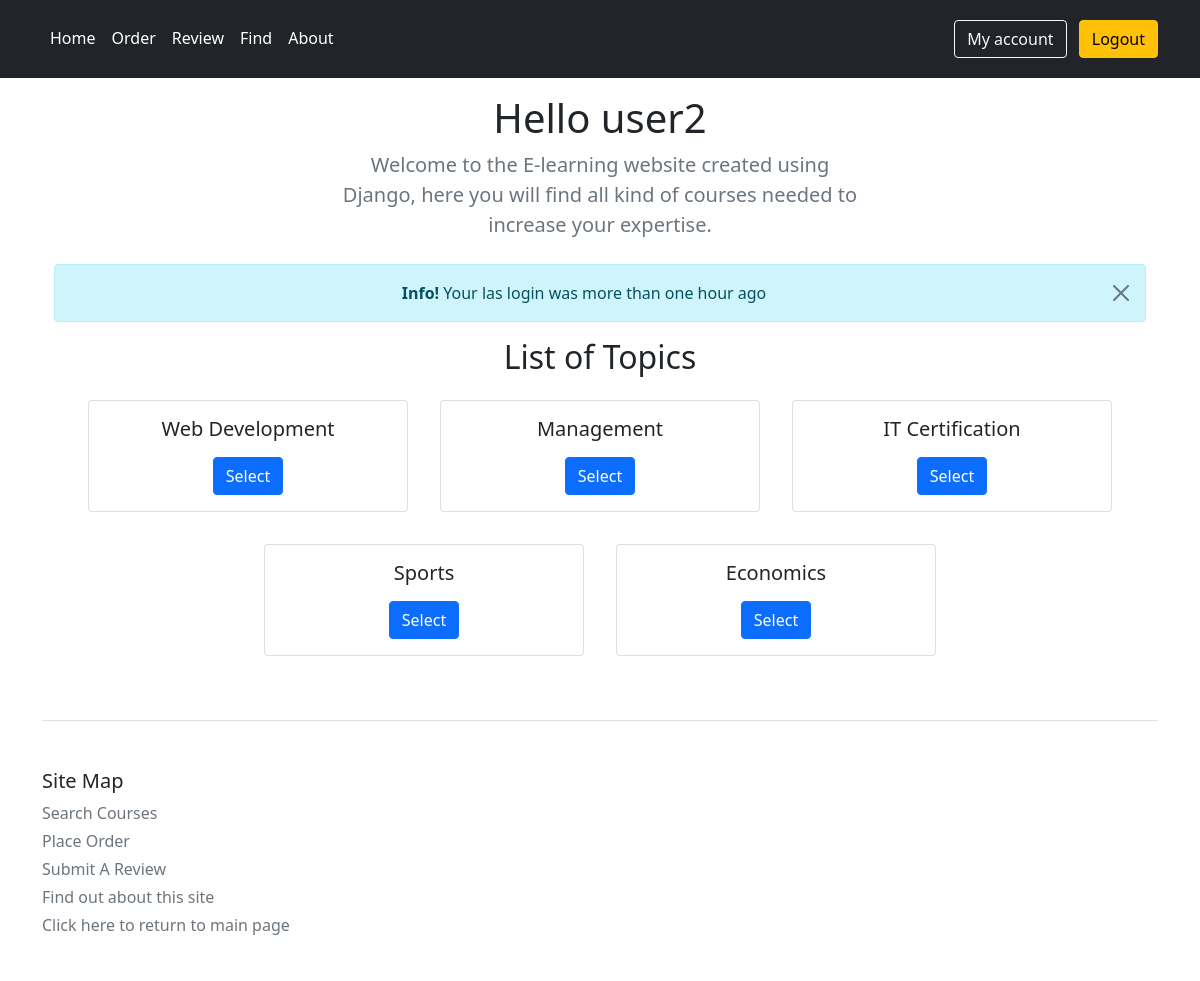
Screenshot of /CRMS/ (signed in) with the database file from the repository.
### CRMS/models.py (models this page shows, shortened)
class Topic(models.Model):
    name = models.CharField(max_length=200)
    length = models.IntegerField(default=12)
    details = models.TextField(blank=True)

### CRMS/views.py (the view)
# urls.py: path(r'', views.index, name='index'),
def index(request):
    if request.session.get('last_login'):
        message = "Your last login was at: " + str(request.session.get('last_login'))
    else:
        message = "Your las login was more than one hour ago"
    top_list = Topic.objects.all().order_by('id')[:10]
    return render(request, 'CRMS/index.html', {'top_list': top_list, 'message': message})

### templates/CRMS/index.html (shortened to what this page needs)
{% extends 'CRMS/base.html' %}
{% block heading_para %}
    <p class="lead text-muted">Welcome to the E-learning website created using Django, here you will find all kind of courses needed to increase your expertise.</p>
{% endblock %}
{% block body_block %}
    {% if message %}
        <div class="alert alert-info alert-dismissible fade show">
            <strong>Info!</strong> {{ message }}
            <button type="button" class="btn-close" data-bs-dismiss="alert"></button>
        </div>
    {% endif %}
    {% if top_list %}
        <h2>List of Topics</h2>
            <div class="row d-flex justify-content-center">
            {% for top in top_list %}
                    <div class="card text-center m-3" style="max-width: 20rem">
                      <div class="card-body">
                        <h5 class="card-title">{{ top.name }}</h5>
                        <a href="{% url 'CRMS:detail' top.id %}" class="btn btn-primary">Select</a>
                      </div>
                    </div>
            {% endfor %}
            </div>
    {% else %}
        <strong>There are no available topics!</strong>
    {% endif %}
{% endblock %}

### rows the page displays
Topic: name "Web Development"
Topic: name "Management"
Topic: name "IT Certification"
Topic: name "Sports"
Topic: name "Economics"

### other values shown
{{ request.session.fullname }} "user2"
{{ message }} "Your las login was more than one hour ago"
